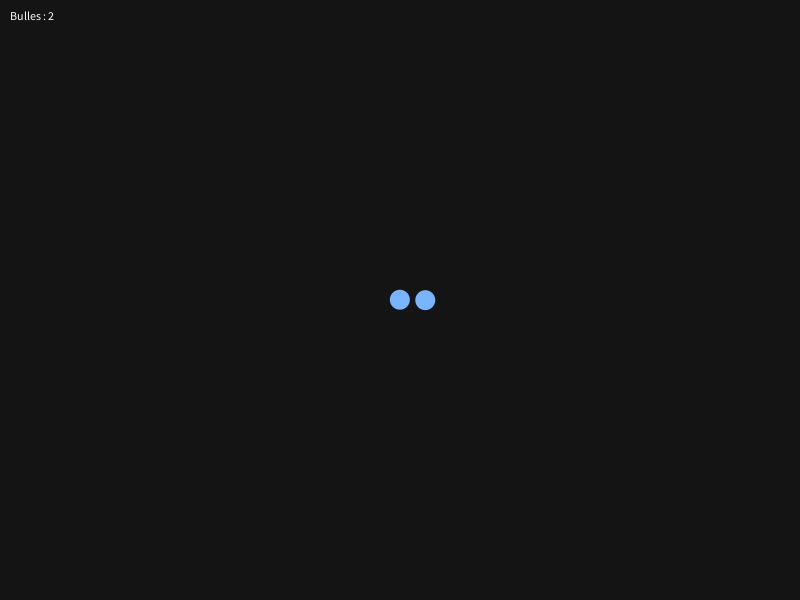
Frame 1 (no input)
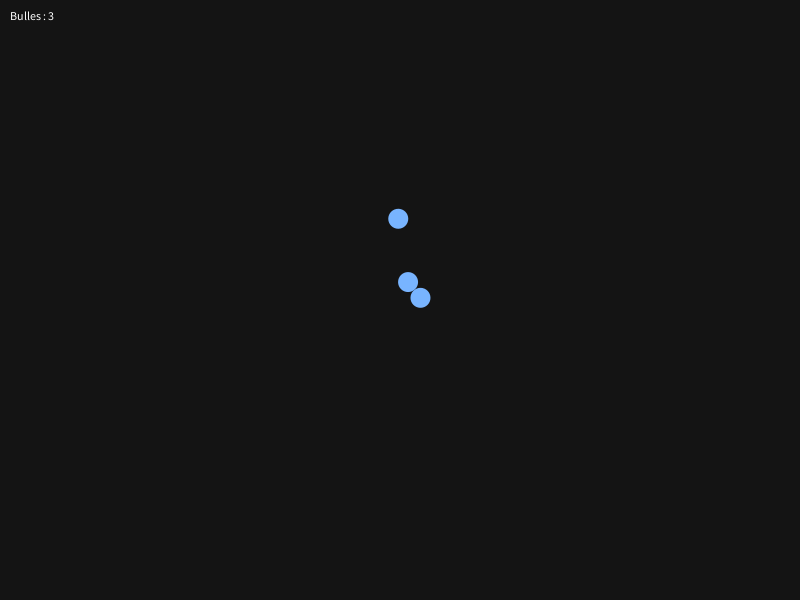
Frame 60 (the mouse pressed at the canvas centre just before this capture)
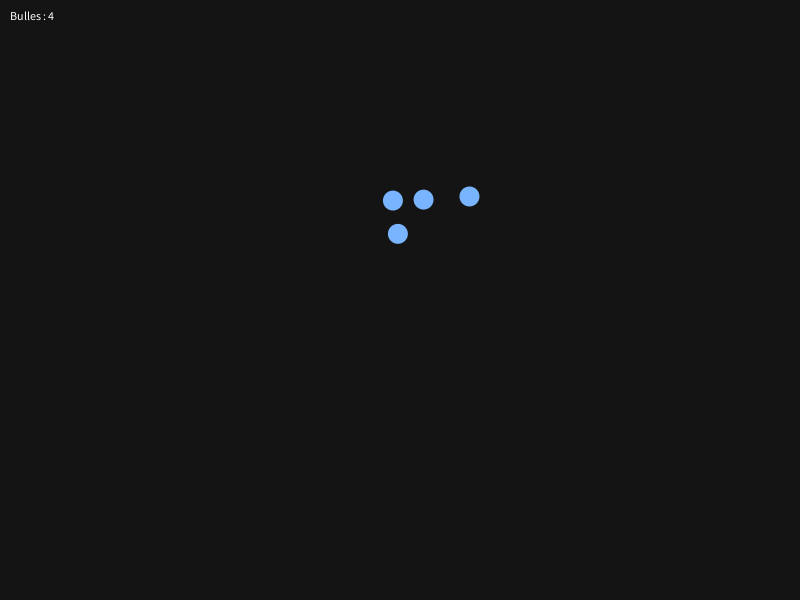
Frame 120 (the mouse held since frame 60 and released just before this capture)

The Processing sketch that drew these frames (run headless with seeded random() and noise(); from frame 60 on, the mouse is pressed at the canvas centre):

// Processing sketch: twoeqthree
// ── twoeqthree.pde
ArrayList<Bulle> bulles;
int lastTime = 0;

void setup() {
  size(800, 600);
  smooth();

  bulles = new ArrayList<Bulle>();
  bulles.add(new Bulle(width/2, height/2));
  bulles.add(new Bulle(width/2 + 25, height/2));
}

void draw() {
  background(20);

  for (Bulle b : bulles) {
    b.update(bulles);
    b.display();
  }

  fill(255);
  text("Bulles : " + bulles.size(), 10, 20);

  // toutes les 1 seconde : n = n + n/2
  if (millis() - lastTime >= 1000) {
    lastTime = millis();

    int paires = bulles.size() / 2;

    for (int i = 0; i < paires; i++) {
      Bulle parent = bulles.get(i);
      bulles.add(spawnSafe(parent));
    }
  }
}

// =================================
// SPAWN SANS CHEVAUCHEMENT
// =================================
Bulle spawnSafe(Bulle parent) {
  float minDist = parent.r * 2.2;
  int tries = 0;

  while (tries < 60) {
    PVector dir = PVector.random2D();
    float d = random(minDist, minDist * 3);
    PVector pos = PVector.add(parent.pos, dir.mult(d));

    boolean ok = true;
    for (Bulle b : bulles) {
      if (PVector.dist(pos, b.pos) < b.r * 2) {
        ok = false;
        break;
      }
    }

    if (ok) {
      Bulle enfant = new Bulle(pos.x, pos.y);

      // impulsion vers l'extérieur
      enfant.vel = PVector.sub(enfant.pos, parent.pos);
      enfant.vel.normalize();
      enfant.vel.mult(1.2);

      // courte immunité aux forces
      enfant.freeze = 6;

      return enfant;
    }
    tries++;
  }

  // fallback ultra rare
  return new Bulle(
    parent.pos.x + random(-50, 50),
    parent.pos.y + random(-50, 50)
  );
}

// =================================
// CLASSE BULLE
// =================================
class Bulle {
  PVector pos;
  PVector vel;
  float r = 10;
  int freeze = 0;

  Bulle(float x, float y) {
    pos = new PVector(x, y);
    vel = PVector.random2D().mult(0.3);
  }

  void update(ArrayList<Bulle> autres) {
    if (freeze > 0) {
      pos.add(vel);
      freeze--;
      return;
    }

    PVector force = new PVector();

    for (Bulle b : autres) {
      if (b == this) continue;

      float d = PVector.dist(pos, b.pos);
      if (d == 0) continue;

      // répulsion (hitbox)
      if (d < r * 2) {
        PVector rep = PVector.sub(pos, b.pos);
        rep.normalize();
        rep.mult(0.8);
        force.add(rep);
      }

      // attraction douce (cohésion)
      if (d > r * 3 && d < 140) {
        PVector att = PVector.sub(b.pos, pos);
        att.normalize();
        att.mult(0.02);
        force.add(att);
      }
    }

    vel.add(force);
    vel.limit(2);
    pos.add(vel);

    // limites écran
    pos.x = constrain(pos.x, r, width - r);
    pos.y = constrain(pos.y, r, height - r);
  }

  void display() {
    noStroke();
    fill(120, 180, 255);
    ellipse(pos.x, pos.y, r * 2, r * 2);
  }
}
